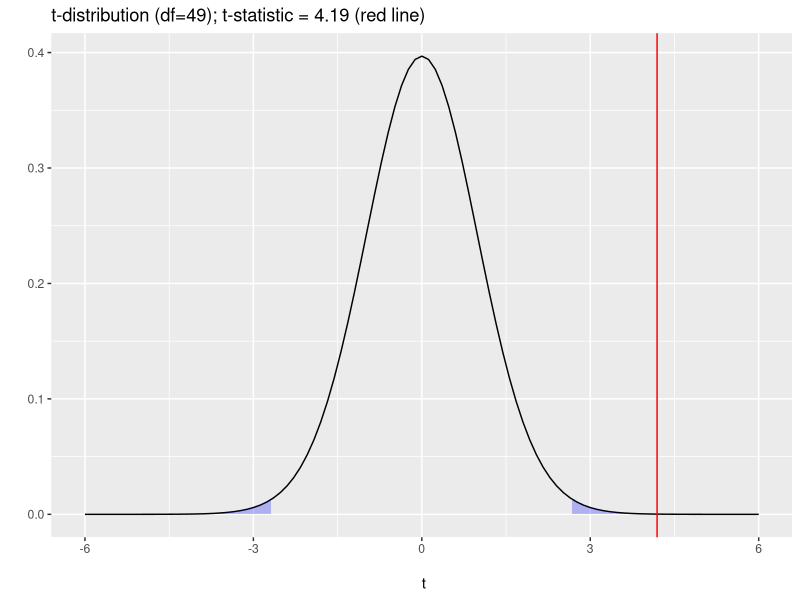

The R source for this figure:
## ---- chunk 1
#| message: false
#| warning: false

library(tidyverse)
library(kableExtra)
## ---- chunk 2
set.seed(007)

exam <- tibble(
  ID = c(rep(paste("ID", 1:50, sep=""),2)),
  stress = round(c(rnorm(50, 9.2, 2.2), rnorm(50, 7.5, 2.8))),
  time = as_factor(c(rep("t1", 50), rep("t2", 50)))
)

head(exam)
## ---- chunk 3
glimpse(exam)
## ---- chunk 4
str(exam)
## ---- chunk 5
exam_wide <- exam |>
  pivot_wider(id_cols =  ID, 
              names_from = time, 
              values_from = stress)
head(exam_wide)
## ---- chunk 6
exam_wide <- exam_wide |>  
  mutate(
    dif = t1 - t2)
head(exam_wide)
## ---- chunk 7
exam_wide |>  
  summarise(
    dbar = mean(dif), #step 2
    Sd = sd(dif), #step 3
    mu_d0 = 0,
    n = n()) |> #step 4
  kable(digits = 2) |>
  kable_styling(full_width = FALSE)
## ---- chunk 8
exam_wide |>  
  summarise(
    dbar = mean(dif), #step 2
    Sd = sd(dif), #step 3
    mu_d0 = 0,
    n = n()) |> #step 4
  mutate(
    SEd = (Sd /sqrt(n)), #step 5
    t = ((dbar-mu_d0)/SEd) #bonus step: calculate t-stat
    ) |>
  kable(digits = 2) |>
  kable_styling(full_width = FALSE)
## ---- chunk 9
#| echo: true

tibble(
  LowerCrit = round(qt(0.005, 49),2),
  UpperCrit = round(qt(0.995, 49),2),
  Exactp = round(2*(1-pt(4.19, 49)),5)
)
## ---- chunk 10
#| echo: false

ggplot(tibble(x = c(-6,6)), aes(x = x)) +
  stat_function(fun=dt,
                geom = "line",
                args = list(df=49)) +
  stat_function(fun = dt, 
                geom = "area",
                xlim = c(qt(0.005, 49), -6),
                alpha=.25,
                fill = "blue",
                args = list(df=49)) +
    stat_function(fun = dt, 
                geom = "area",
                xlim = c(qt(0.995, 49), 6),
                alpha=.25,
                fill = "blue",
                args = list(df=49)) +
  geom_vline(xintercept = 4.19, col="red") +
  xlab("\n t") +
  ylab("") +
  ggtitle("t-distribution (df=49); t-statistic = 4.19 (red line)")
